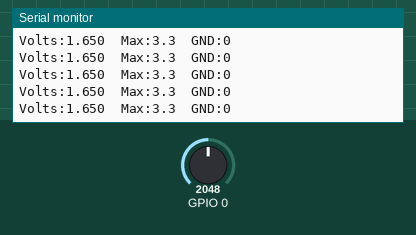
The sketch below on a simulated ESP32-C6. On the bench: the last lines printed to the serial monitor. The test bench sets the inputs (shaded band); at power-on: GPIO 0 = 2048 (analog values on the 0–4095 scale).

Above: at 8.2 s.
8.3 s: GPIO 0 set to 2866
At 8.36 s:
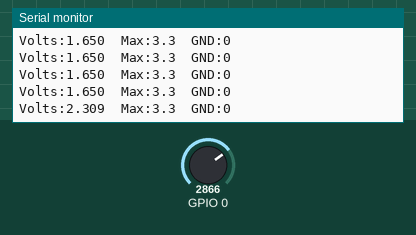
9.8 s: GPIO 0 set to 3603
At 9.87 s:
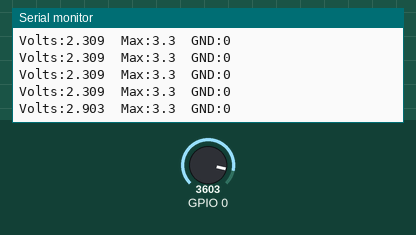
Timing chart, 0 to 12.8 s (numbered marks = the images above; inputs shaded):
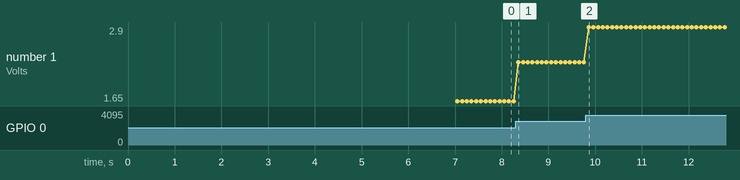

Measured:
- after the input at 8.3 s, the serial monitor: prints a new line after 0.06 s (image 1)
- after the input at 9.8 s, the serial monitor: prints a new line after 0.06 s (image 2)
- plotted number 1: 1.65 → 2.31 after the input at 8.3 s, 2.31 → 2.9 after the input at 9.8 s

The sketch:

adc.ino
```cpp
// (licence header left out)
// SPDX-License-Identifier: 0BSD
```

main.cpp
```cpp
// (licence header left out)
#include <Arduino.h>

//////// User configuration //////
///
/// Define this macro to displays the raw (integer) ADC data obtained by analogRead().
//  If the macro define then raw data is internally processed and obtained using
//  analogReadMilliVolts(). The millivolts are then converted to volts for display.
///#define RAW
///
/// Define this macro if the data is to be plotted in the Serial Plotter of the Arduino IDE
/// This inhibits printing text to the serial monitor which confuses the plotter.
#define PLOTTER
///
/// Time in milliseconds during which the current io pin is active
#define ACTIVE_PERIOD 12000
///
/// Time of inactivity in milliseconds between pins
#define INACTIVE_PERIOD 2000
///
///  Rate of USB to Serial chip if used on the development board.
///  This is ignored when the native USB peripheral of the
///  ESP SoC is used.
#define SERIAL_BAUD 115200
///
///  Time in milliseconds to wait after Serial.begin() in
///  the setup() function. If not defined, it will be set
///  to 5000 if running in the PlaformIO IDE to manually switch
///  to the serial monitor otherwise to 2000 if an native USB
///  peripheral is used or 1000 if a USB-serial adpater is used.
///*define SERIAL_BEGIN_DELAY 8000
///
//////////////////////////////////


#if !defined(ARDUINO_XIAO_ESP32C5)
  #error "This program is meant to run on the XIAO ESP32C5"
#endif

#if !defined(SERIAL_BEGIN_DELAY)
  #if defined(PLATFORMIO)
    #define SERIAL_BEGIN_DELAY 5000    // 5 seconds
  #elif (ARDUINO_USB_CDC_ON_BOOT > 0)
    #define SERIAL_BEGIN_DELAY 2000    // 2 seconds
  #else
    #define SERIAL_BEGIN_DELAY 1000    // 1 second
  #endif
#endif

// timing constants all in milliseconds

const int activeperiod  = ACTIVE_PERIOD;   // time during which the current io pin is read
const int blankperiod   = INACTIVE_PERIOD; // time during which no io pin is active

unsigned long activetimer = 0;  // used to time active period

// Checking XIAO ESP32C5 div board with USB connector at top, antenna connector at bottom.
// Probe each pad in anti-clockwise fashion starting at top left pad labeled D0 (on the underside)
const int padcount = 5;
const char *padlabels[padcount] = {"A0", "MTMS (A1)", "MTDI (A2)", "MTCK (A3)", "MTDO (A4)"};
const int iopins[padcount] = { A0, A1, A2, A3, A4};

int currentindex = -1;  // initially, no gpio pin is active

void setindex(int i) {
  if ((i >= padcount) || (i < 0)) i = 0;
  if (currentindex == i) {
    Serial.printf("ERROR: I/O index %d unchanged; do nothing.\n", i);
    return;
  }
  if (currentindex >= 0) {
    delay(blankperiod);
  }
  currentindex = i;
  #ifndef PLOTTER
  Serial.printf("\nConnect board pad labeled %s to an analog signal.\n", padlabels[currentindex]);
  #endif

}


//----------------------------------------------

void setup() {
  Serial.begin(); //
  delay(SERIAL_BEGIN_DELAY);
  Serial.println("\n\nCheck the adc function of the analogue GPIO pins of an XIAO ESP32C5.\n");
  Serial.println("There's only one analogue pin on the top side of the XIAO: A0 near the charge LED.");
  Serial.println("The other A1 to A4 connections, labeled MTMS, MTDI, MTCK and MTDO, are");
  Serial.println("pads on the reverve side of the board.");

  Serial.println("Connect an analogue signal source to each GPIO pin as prompted on the serial monitor.");
  Serial.println("Be careful, the signal should be in the range of 0 to 3,3 votls.");
  Serial.println("The measured voltage on the analogue pin (or its raw integer value if the");
  Serial.println("RAW macro is defined) will be displayed in the serial monitor or it can be");
  Serial.println("viewed in the serial ploter.");

  #ifdef RAW
  Serial.println("The raw input ADC data will be displayed");
  #else
  Serial.println("The input data converted to volts will be displayed");
  #endif

  delay(2000); // time to read above message

  // Set the resolution to 12 bits (0-4095)
  analogReadResolution(12);

  // start process
  setindex(0);
  activetimer = millis();
}

void loop() {
  if (millis() - activetimer > activeperiod) {
    setindex(currentindex+1);
    activetimer = millis();
  }
  #ifdef RAW
  int invalue = analogRead(iopins[currentindex]);
    #ifdef PLOTTER
    Serial.printf("IN:%d\tMaxDAC:%d\tGND:0\n", invalue, 4095);
    #else
    Serial.printf("IN:%d\tMaxDAC:%d\tGND:0\n", invalue, 4095);
    #endif
  #else
  int inmv = analogReadMilliVolts(iopins[currentindex]);
  float volts = inmv/1000.0;
    #ifdef PLOTTER
    Serial.printf("Volts:%.3f\tMax:3.3\tGND:0\n", volts);
    #else
    Serial.printf("Volts(%s):%.3f\tMax:3.3\tGND:0\n", padlabels[currentindex], volts);
    #endif
  #endif
  delay(100);
}
```
